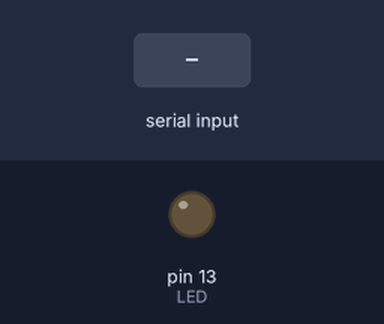
This sketch was run on a simulated Arduino Uno, built with avr-gcc and run on an emulated ATmega328P. Shown: output pins drawn as LEDs (lit = HIGH). The inputs (shaded band) are chosen by the test bench.

Above: at 1.2 s.
1.3 s: "on\n" received over Serial
At 2.3 s:
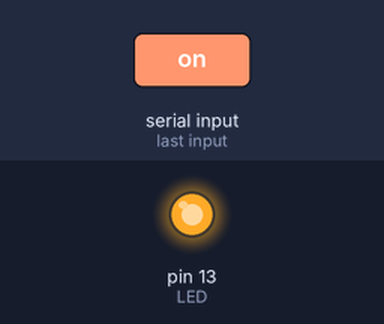
2.8 s: "off\n" received over Serial
At 3.5 s:
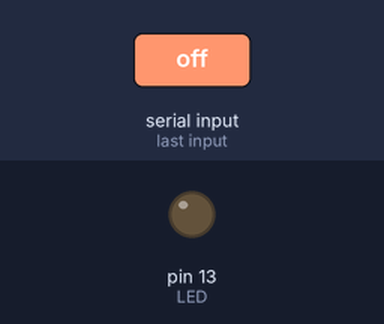
Timing chart, 0 to 5.8 s (numbered marks = the images above; inputs shaded):
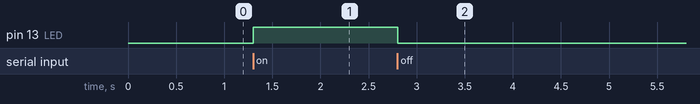

Measured:
- after the input at 1.3 s, pin 13 (LED): LOW → HIGH at once
- after the input at 2.8 s, pin 13 (LED): HIGH → LOW at once

The sketch:

bai7_3_SLAVE.ino
```cpp
/*
Bài 7.3:
Giao tiếp Serial giữa 2 board Arduino

SLAVE

*/

const int LED = 13;
String data = "";

void setup() {
  pinMode(LED, OUTPUT);
  digitalWrite(LED, LOW);
  Serial.begin(9600);
}

void loop() {
  if (Serial.available() > 0) {
    char c = Serial.read();

    if (c == '\n') {
      if (data == "on") {
        digitalWrite(LED, HIGH);
      } else if (data == "off") {
        digitalWrite(LED, LOW);
      }
      data = "";
    } else {
      data = data + c;
    }
  }
}
```
